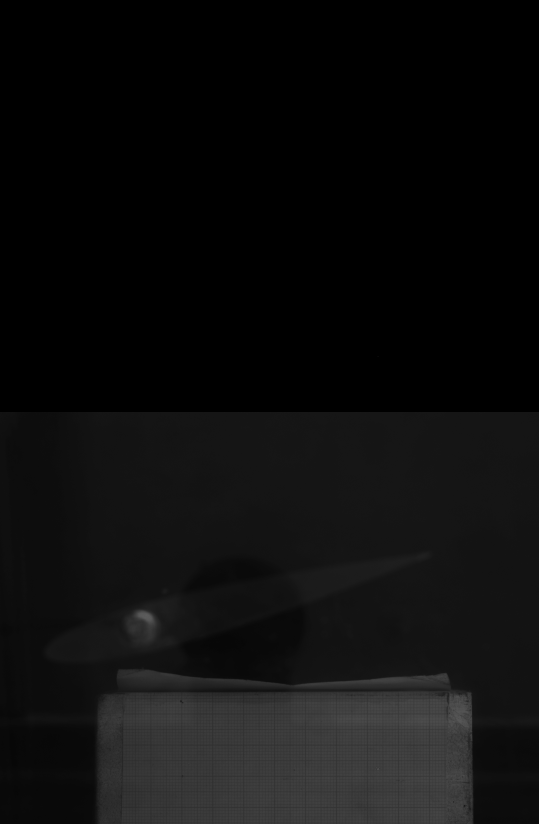
%> input picture cal/B00001.tif, 1616 x 2472 px (shown at 1/3 size)
$ octave PIVread_overlap.m   (GNU Octave 9; MATLAB toolbox functions it lacks are replaced by stand-ins)
%> lines starting %> are read from the running program, lines starting %| are printed output that depends on the picture
%% To be used only with aoa 15 deg 10 ensemble DaVIS file
% clear
% close all
% Load images
cal_image = imread("cal\B00001.tif");
alpha15 = imread("alpha_15\B00001.tif");

% Crop calibration image
cal_main = cal_image(1237:2472, 1:1616);
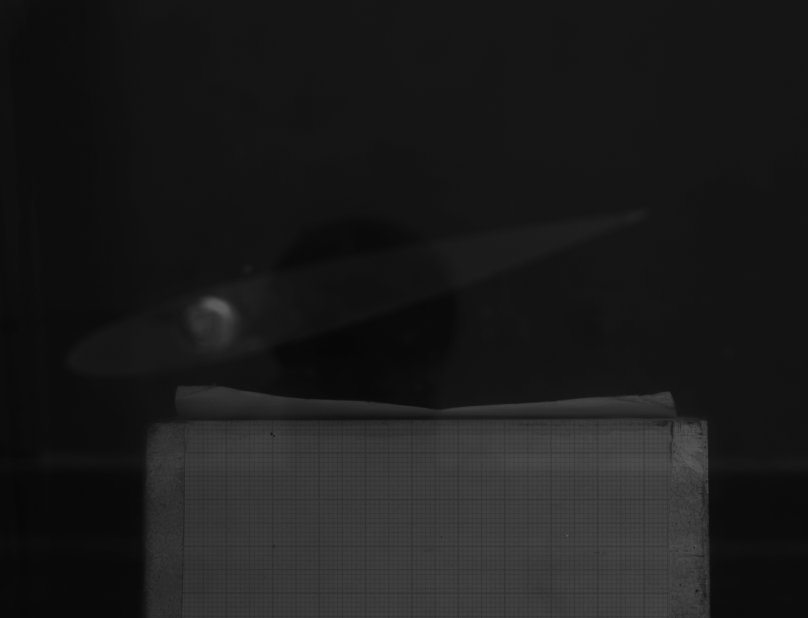
%> cal_main: size 1236x1616 uint8 (shown at 1/2 size); min 6, max 94, mean 27.2
xpx = size(cal_main, 2);
%> xpx = 1616
ypx = size(cal_main,1);
%> ypx = 1236

% image( cal_main);

% Pixel length calibration
px_len = mean([10/93, 10/94]);

% Split image into two frames
im1 = alpha15(1:1236, :);
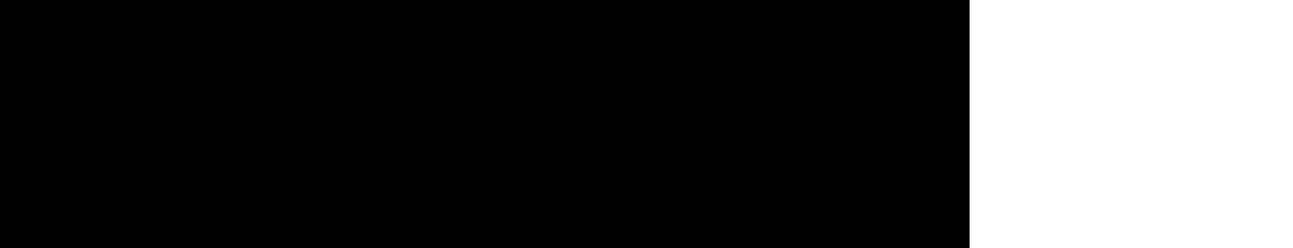
%> im1: size 1236x6464 uint8 (shown at 1/5 size); min 0, max 255, mean 63.8
im2 = alpha15(1237:end, :);
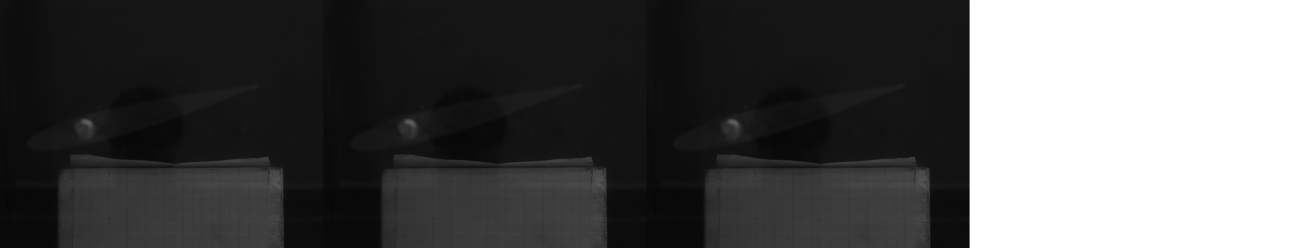
%> im2: size 1236x6464 uint8 (shown at 1/5 size); min 6, max 255, mean 84.2

% Define interrogation window and overlap
win =32;
overlap = 0.5;
step = floor(win*(1-overlap));  % advance by overlap


% Determine number of windows
winSizex = floor(size(im1,2)   / step)-2;
%> winSizex = 402
winSizey = ceil(size(im1,1) / step)-2;
%> winSizey = 76

% Initialize matrices
corr = zeros(winSizey, winSizex);
dim1 = zeros(winSizey, winSizex);
dim2 = zeros(winSizey, winSizex);

% Loop over interrogation windows
for i = 1:winSizex
    for j = 1:winSizey
        x_start = (i-1)*step + 1;
        y_start = (j-1)*step + 1;

        % Extract interrogation windows
        sub1 = im1(y_start:y_start+win-1, x_start:x_start+win-1);
        sub2 = im2(y_start:y_start+win-1, x_start:x_start+win-1);

        % Cross-correlation
        crr = xcorr2(sub2, sub1);
        [corr(j,i), I] = max(crr(:));
        [dim1(j,i), dim2(j,i)] = ind2sub(size(crr), I);
    end
end
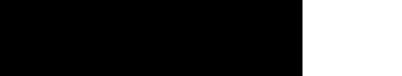
%> corr: size 76x402 double; min 0, max 66585600, mean 16480768.8; drawn with min black and max white

% Subtract window center to get displacements
dim1 = dim1 - win;
dim2 = dim2 - win;

% Compute velocities
U_self = px_len*1e-3 * dim2 / 0.00007;
V_self = px_len *1e-3* dim1 / 0.00007;

mag_self = sqrt(U_self.^2 + V_self.^2);
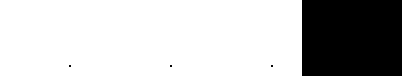
%> mag_self: size 76x402 double; min 0, max 66.99, mean 50.3; drawn with min black and max white
for i = 1:size(U_self,1)
    for j = 1:size(U_self,2)
        if (mag_self(i,j)) == 0
            U_self(i,j) = NaN;

            V_self(i,j) = NaN;
            mag_self(i,j) = NaN;
        end
    end
end
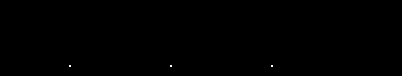
%> U_self: size 76x402 double; 24.88% of the values are NaN or infinite; the others: min -47.37, max -1.53, mean -47.34; drawn with min black, max white, NaN and infinite black

% Generate grid for quiver plot
X = linspace(-46.1454928517000, 122.911565721000, winSizex);
%> X = 402 values from -46.15 to 122.9
Y = linspace(105.229393303400, -24.1510086656000, winSizey);
[X, Y] = meshgrid(X, Y);

% Plot velocity vectors
figure(1)
hold on
grid on


% contourf(X, Y, mag, 50, 'LineColor','none')
% colormap("jet")
% colorbar
% clim([0, 13])
quiver(X,Y,U_self,-V_self, 'Color', 'b');
xlabel('$x $ (mm)', Interpreter='latex');
ylabel('$y $ (mm)', Interpreter='latex');
title('Vector Plot', Interpreter='latex')
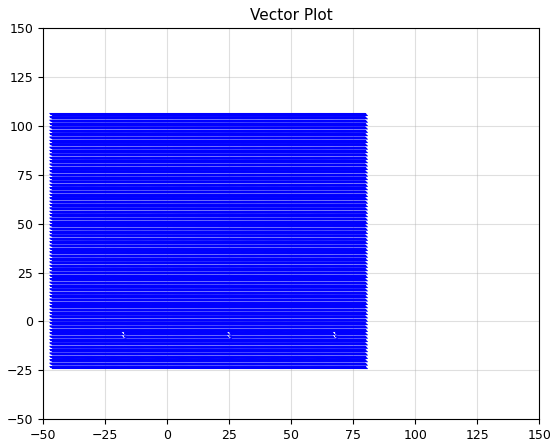
%> figure redrawn from the program's plot data; highest point at x = -47.26, y = 106.3
